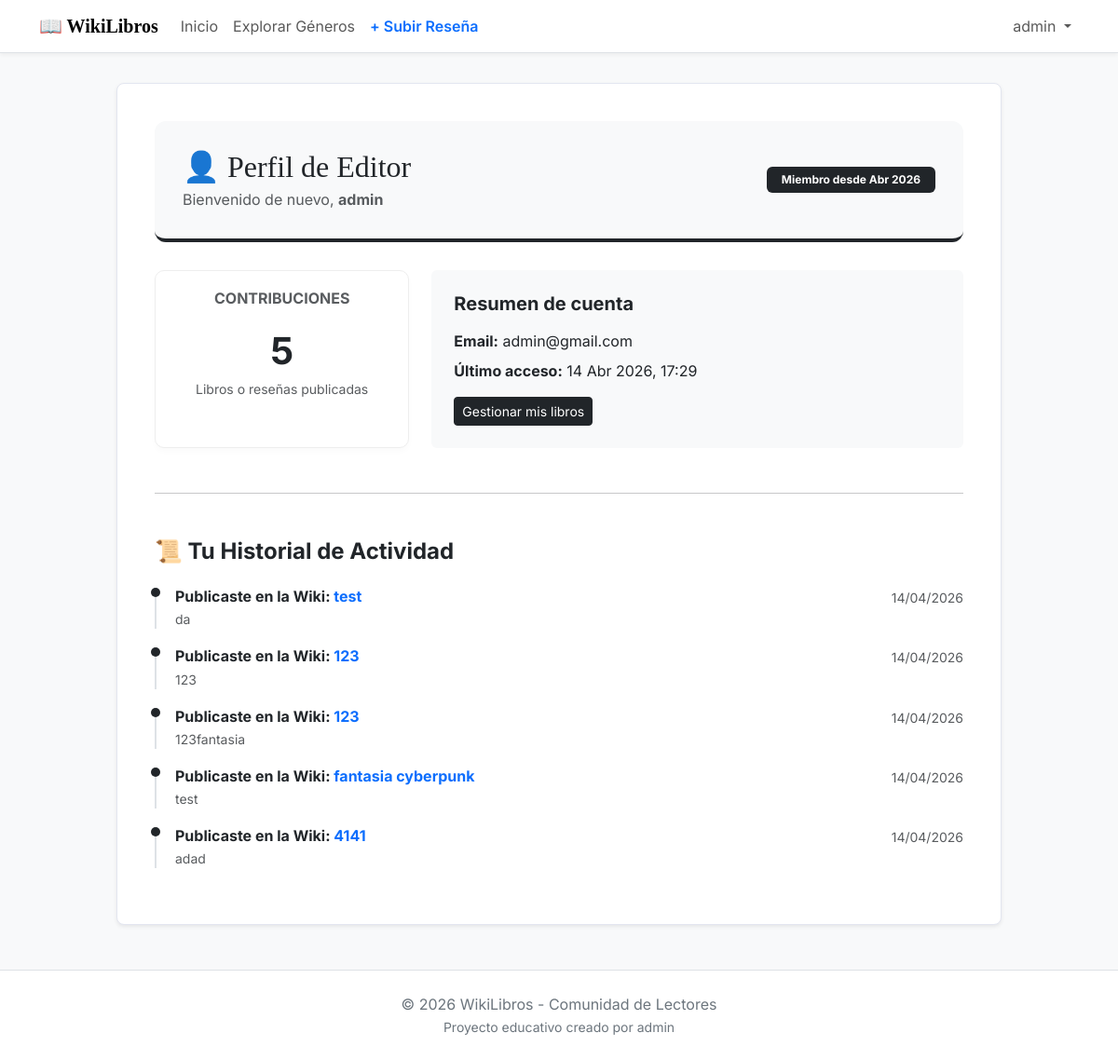
/perfil/ (signed in), run on the app's committed database.
### post/models.py (models this page shows, shortened)
class Post(models.Model):
    title = models.CharField(max_length=200)
    content = models.TextField()
    author = models.ForeignKey(User, on_delete=models.CASCADE)  # Relación con usuario
    image = models.ImageField(upload_to='post_images/', null=True, blank=True)
    created_at = models.DateTimeField(auto_now_add=True)
    published = models.BooleanField(default=True)
    category = models.ManyToManyField(Category, blank=True) # Relación con categoría, ManyToMany para crear la lista
    pages = models.PositiveIntegerField()

### post/views.py (the view)
# urls.py: path('perfil/', views.perfil, name='perfil'),
@login_required
def perfil(request):
    mis_publicaciones = Post.objects.filter(author=request.user)
    total_posts = mis_publicaciones.count()
    return render(request, 'post/perfil_usuario.html', {
        'total_posts': total_posts,
        'publicaciones': mis_publicaciones
    })

### post/templates/post/perfil_usuario.html (shortened to what this page needs)
{% extends 'post/base.html' %}
{% load static %}
{% block content %}
<div class="profile-header d-flex align-items-center justify-content-between">
    <div>
        <h1 class="h2 mb-1">👤 Perfil de Editor</h1>
        <p class="text-muted mb-0">Bienvenido de nuevo, <strong>{{ user.username }}</strong></p>
    </div>
    <div class="text-end">
        <span class="badge bg-dark px-3 py-2">Miembro desde {{ user.date_joined|date:"M Y" }}</span>
    </div>
</div>
<div class="row mb-5">
    <div class="col-md-4">
        <div class="stats-card h-100">
            <h3 class="h6 text-uppercase fw-bold text-muted mb-3">Contribuciones</h3>
            <span class="stats-number">{{ total_posts }}</span>
            <p class="small text-muted mb-0">Libros o reseñas publicadas</p>
        </div>
    </div>
    <div class="col-md-8">
        <div class="card border-0 bg-light p-4 h-100">
            <h3 class="h5 fw-bold mb-3">Resumen de cuenta</h3>
            <ul class="list-unstyled mb-0">
                <li class="mb-2"><strong>Email:</strong> {{ user.email|default:"No proporcionado" }}</li>
                <li class="mb-2"><strong>Último acceso:</strong> {{ user.last_login|date:"d M Y, H:i" }}</li>
                <li><a href="{% url 'publicaciones' %}" class="btn btn-sm btn-dark mt-2">Gestionar mis libros</a></li>
            </ul>
        </div>
    </div>
</div>
<hr class="my-5">
<div class="row">
    <div class="col-lg-12">
        <h3 class="h4 mb-4 fw-bold">📜 Tu Historial de Actividad</h3>
        <div class="activity-feed">
            {% for post in publicaciones %}
                <div class="activity-item">
                    <div class="d-flex justify-content-between align-items-start">
                        <div>
                            <h4 class="h6 mb-1 fw-bold">
                                Publicaste en la Wiki: <a href="{% url 'detalle_publicacion' post.id %}" class="text-decoration-none">{{ post.title }}</a>
                            </h4>
                            <p class="small text-muted mb-0">
                                {{ post.content|truncatewords:15 }}
                            </p>
                        </div>
                        <span class="text-muted small">{{ post.created_at|date:"d/m/Y" }}</span>
                    </div>
                </div>
            {% empty %}
                <div class="text-center py-5 border rounded bg-white">
                    <p class="text-muted mb-3">Aún no has realizado ninguna contribución.</p>
                    <a href="{% url 'nueva_publicacion' %}" class="btn btn-outline-dark btn-sm">Empezar a escribir</a>
                </div>
            {% endfor %}
        </div>
    </div>
</div>
{% endblock %}

### post/templates/post/base.html (shortened to what this page needs)
{% load static %}
<!DOCTYPE html>
<html lang="es">
<head>
    <link href="https://cdn.jsdelivr.net/npm/bootstrap@5.3.0/dist/css/bootstrap.min.css" rel="stylesheet">
</head>
<body>
    <nav class="navbar navbar-expand-lg navbar-light bg-white sticky-top">
        <div class="container">
            <a class="navbar-brand fw-bold" href="{% url 'index' %}">📖 WikiLibros</a>
            <div class="collapse navbar-collapse" id="navbarNav">
                <ul class="navbar-nav me-auto">
                    <li class="nav-item"><a class="nav-link" href="{% url 'index' %}">Inicio</a></li>
                    <li class="nav-item"><a class="nav-link" href="{% url 'categorias' %}">Explorar Géneros</a></li>
                    {% if user.is_authenticated %}
                        <li class="nav-item"><a class="nav-link text-primary fw-semibold" href="{% url 'publicaciones' %}">+ Subir Reseña</a></li>
                    {% endif %}
                </ul>
                <div class="navbar-nav">
                    {% if user.is_authenticated %}
                        <div class="nav-item dropdown">
                            <a class="nav-link dropdown-toggle" href="#" id="userMenu" data-bs-toggle="dropdown">
                                {{ user.username }}
                            </a>
                        </div>
                    {% else %}
                        <a href="{% url 'login' %}" class="btn btn-outline-dark btn-sm me-2">Entrar</a>
                        <a href="{% url 'registro' %}" class="btn btn-dark btn-sm">Registrarse</a>
                    {% endif %}
                </div>
            </div>
        </div>
    </nav>
    <main class="container">
        <div class="row justify-content-center">
            <div class="col-lg-10 wiki-container shadow-sm">
                {% block content %}
                {% endblock %}
            </div>
        </div>
    </main>
    <footer class="py-4 bg-white">
        <div class="container text-center">
            <p class="mb-0">&copy; 2026 WikiLibros - Comunidad de Lectores</p>
            <small>Proyecto educativo creado por {% if user.is_authenticated %}{{ user.username }}{% else %}Invitado{% endif %}</small>
        </div>
    </footer>
</body>
</html>

### post/templates/post/base.html (style rules this page uses)
body { font-family: 'Inter', sans-serif; background-color: #f8f9fa; }
h1, h2, .navbar-brand { font-family: 'Libre+Baskerville', serif; }
.navbar { border-bottom: 1px solid #dee2e6; box-shadow: 0 2px 4px rgba(0,0,0,0.05); }
.wiki-container { background: white; border: 1px solid #e3e6f0; border-radius: 8px; padding: 40px; margin-top: 2rem; min-height: 80vh; }
footer { border-top: 1px solid #dee2e6; margin-top: 3rem; color: #6c757d; }

### post/templates/post/perfil_usuario.html (style rules this page uses)
.profile-header { background-color: #f8f9fa; padding: 30px; border-radius: 12px; border-bottom: 4px solid #212529; margin-bottom: 30px; }
.stats-card { background: white; border: 1px solid #eee; border-radius: 10px; padding: 20px; text-align: center; box-shadow: 0 4px 6px rgba(0,0,0,0.02); }
.stats-number { font-size: 2.5rem; font-weight: 700; color: #212529; display: block; }
.activity-item { border-left: 2px solid #dee2e6; padding-left: 20px; position: relative; margin-bottom: 20px; }
.activity-item::before { content: ''; position: absolute; left: -6px; top: 0; width: 10px; height: 10px; background: #212529; border-radius: 50%; }

### data on the page
Post: title "test", content "da", created_at "14/04/2026"
Post: title "123", content "123", created_at "14/04/2026"
Post: title "123", content "123fantasia", created_at "14/04/2026"
Post: title "fantasia cyberpunk", content "test", created_at "14/04/2026"
Post: title "4141", content "adad", created_at "14/04/2026"

### other printed values
{{ user.username }} "admin"
{{ user.date_joined|date:"M Y" }} "Abr 2026"
{{ total_posts }} "5"
{{ user.email|default:"No proporcionado" }} "admin@gmail.com"
{{ user.last_login|date:"d M Y, H:i" }} "14 Abr 2026, 17:29"
